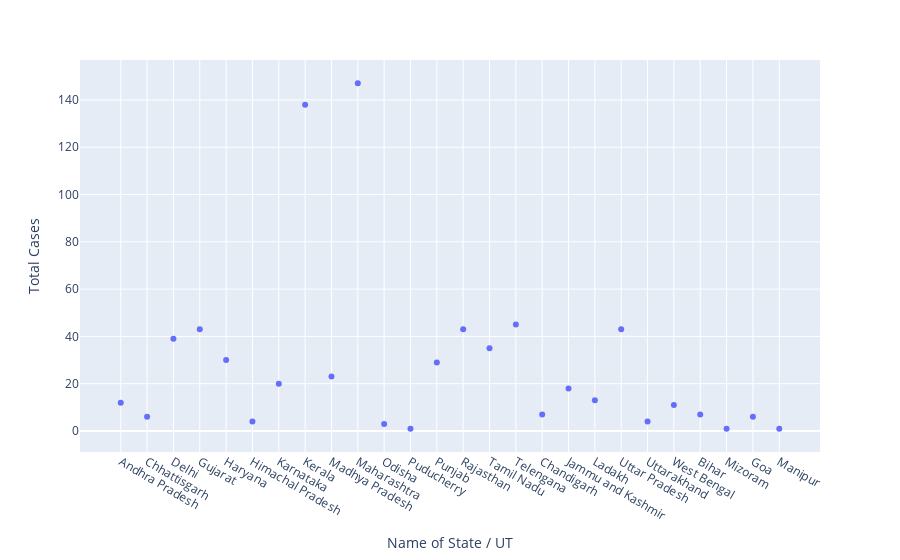

Notebook cell for this chart:
### Code cell
px.scatter(df,x='Name of State / UT',y='Total Cases')

### Figure 1 — Plotly figure (JSON) as saved in the notebook; plotly's stock layout.template omitted (floating-point values rounded to 4 significant figures)
{"data": [{"hovertemplate": "Name of State / UT=%{x}<br>Total Cases=%{y}<extra></extra>", "legendgroup": "", "marker": {"color": "#636efa", "symbol": "circle"}, "mode": "markers", "name": "", "showlegend": false, "type": "scatter", "x": ["Andhra Pradesh", "Chhattisgarh", "Delhi", "Gujarat", "Haryana", "Himachal Pradesh", "Karnataka", "Kerala", "Madhya Pradesh", "Maharashtra", "Odisha", "Puducherry", "Punjab", "Rajasthan", "Tamil Nadu", "Telengana", "Chandigarh", "Jammu and Kashmir", "Ladakh", "Uttar Pradesh", "Uttarakhand", "West Bengal", "Bihar", "Mizoram", "Goa", "Manipur"], "xaxis": "x", "y": [12, 6, 39, 43, 30, 4, 20, 138, 23, 147, 3, 1, 29, 43, 35, 45, 7, 18, 13, 43, 4, 11, 7, 1, 6, 1], "yaxis": "y"}], "layout": {"legend": {"tracegroupgap": 0}, "margin": {"t": 60}, "xaxis": {"anchor": "y", "domain": [0, 1], "title": {"text": "Name of State / UT"}}, "yaxis": {"anchor": "x", "domain": [0, 1], "title": {"text": "Total Cases"}}}}
